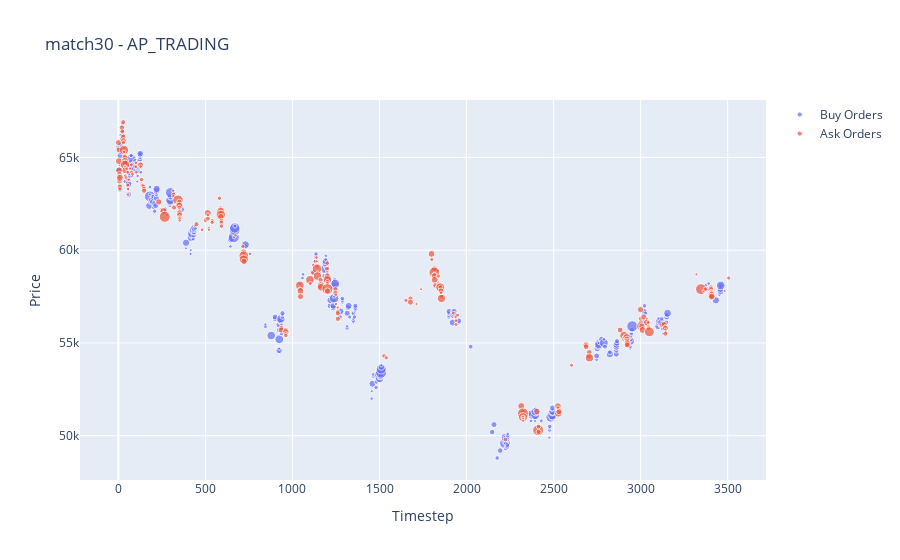

Notebook code cell kept with this figure:
### Code cell
m30_path = 'data/tournament2_files/match30_events.csv'

plot_orders(m30_path, 'AP_TRADING')

### Figure 1 — Plotly figure (JSON) as saved in the notebook; plotly's stock layout.template omitted (floating-point values rounded to 4 significant figures; data arrays with more than 128 entries replaced by an {"elided": "..."} marker saying what was removed)
{"data": [{"marker": {"size": {"elided": "359 float values"}}, "mode": "markers", "name": "Buy Orders", "type": "scatter", "x": {"elided": "359 float values"}, "y": {"elided": "359 int values"}}, {"marker": {"size": {"elided": "265 float values"}}, "mode": "markers", "name": "Ask Orders", "type": "scatter", "x": {"elided": "265 float values"}, "y": {"elided": "265 int values"}}], "layout": {"title": {"text": "match30 - AP_TRADING"}, "xaxis": {"title": {"text": "Timestep"}}, "yaxis": {"title": {"text": "Price"}}}}
